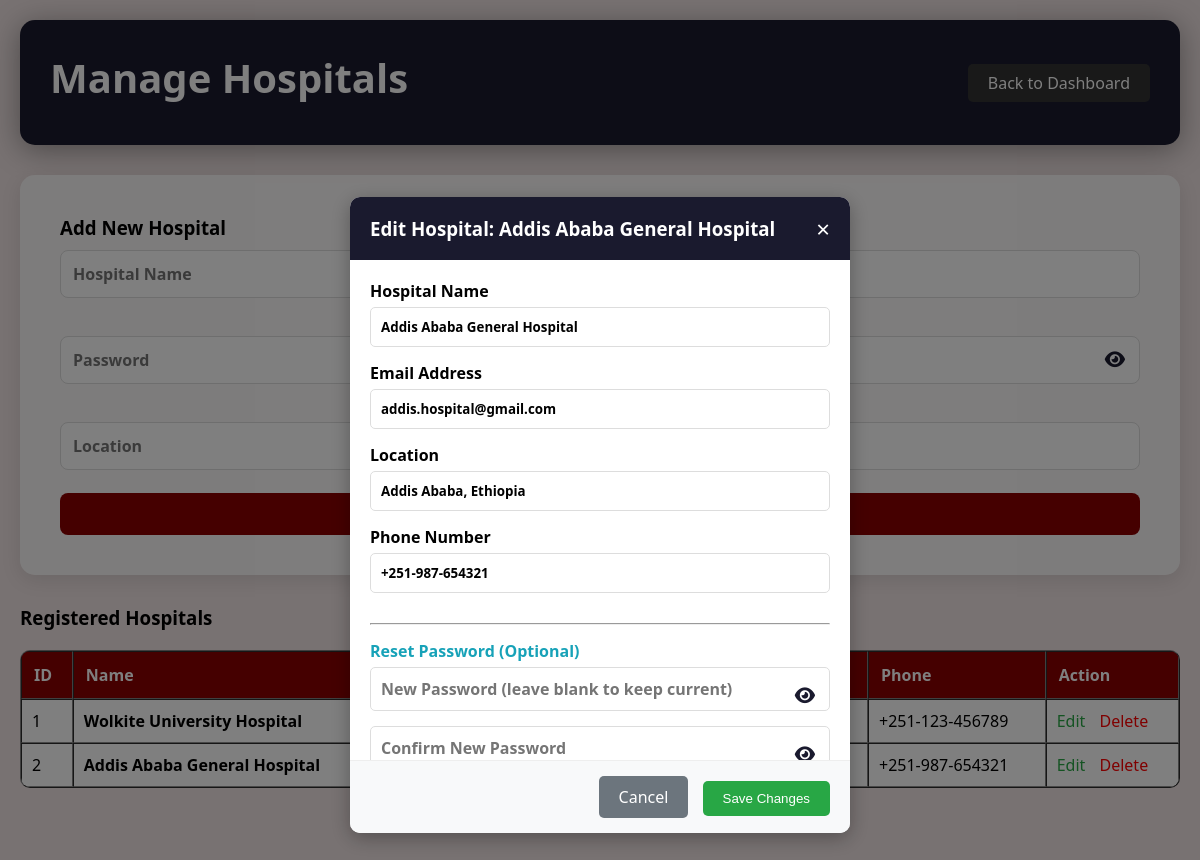
The app's page /admin/manage_hospitals.php?edit=2 (signed in) with its own data.
### tables this page shows
CREATE TABLE IF NOT EXISTS hospitals (
    id INT PRIMARY KEY AUTO_INCREMENT,
    name VARCHAR(100) NOT NULL,
    email VARCHAR(100) UNIQUE NOT NULL,
    password VARCHAR(255) NOT NULL,
    location VARCHAR(200),
    phone VARCHAR(20),
    is_active BOOLEAN DEFAULT TRUE,
    created_at TIMESTAMP DEFAULT CURRENT_TIMESTAMP
);

### admin/manage_hospitals.php (the view, shortened to what this page needs)
<?php
$edit_hospital = null;
if(isset($_GET['edit'])) {
    $edit_id = $_GET['edit'];
    $edit_query = mysqli_query($conn, "SELECT * FROM hospitals WHERE id='$edit_id'");
    $edit_hospital = mysqli_fetch_assoc($edit_query);
}
$hospitals = mysqli_query($conn, "SELECT * FROM hospitals ORDER BY created_at DESC");
?>
<!DOCTYPE html>
<html>
<head>
    <link rel="stylesheet" href="https://cdnjs.cloudflare.com/ajax/libs/font-awesome/6.4.0/css/all.min.css">
    <link rel="stylesheet" href="../css/style.css">
</head>
<body>
    <div class="container">
        <div class="header" style="background: #1a1a2e;">
            <h1>Manage Hospitals</h1>
            <a href="dashboard.php" class="logout">Back to Dashboard</a>
        </div>
        <div class="form-container" style="max-width:100%; margin-bottom:30px">
            <h3>Add New Hospital</h3>
            <form method="POST" id="hospitalForm">
                <div style="display:grid; grid-template-columns:repeat(2,1fr); gap:15px">
                    <div>
                        <input type="text" name="name" id="name" placeholder="Hospital Name" required>
                    </div>
                    <div>
                        <input type="email" name="email" id="email" placeholder="Email" required>
                    </div>
                    <div>
                        <div class="password-wrapper">
                            <input type="password" name="password" id="password" placeholder="Password" required>
                            <button type="button" class="password-toggle" onclick="togglePassword('password')">
                            </button>
                        </div>
                    </div>
                    <div>
                        <div class="password-wrapper">
                            <input type="password" name="confirm_password" id="confirm_password" placeholder="Confirm Password" required>
                            <button type="button" class="password-toggle" onclick="togglePassword('confirm_password')">
                                <i class="fas fa-eye"></i>
                            </button>
                        </div>
                    </div>
                    <div>
                        <input type="text" name="location" id="location" placeholder="Location" required>
                    </div>
                    <div>
                        <input type="text" name="phone" id="phone" placeholder="Phone Number" required>
                    </div>
                </div>
                <button type="submit" name="add_hospital">Add Hospital</button>
            </form>
        </div>
        <h3>Registered Hospitals</h3>
        <table border="1" cellpadding="10" cellspacing="0" width="100%">
            <tr bgcolor="#1a1a2e" style="color:white">
                <th>ID</th>
                <th>Name</th>
                <th>Email</th>
                <th>Location</th>
                <th>Phone</th>
                <th>Action</th>
            </tr>
            <?php while($hospital = mysqli_fetch_assoc($hospitals)): ?>
            <tr>
                <td><?php echo $hospital['id']; ?></td>
                <td><strong><?php echo $hospital['name']; ?></strong></td>
                <td><?php echo $hospital['email']; ?></td>
                <td><?php echo $hospital['location']; ?></td>
                <td><?php echo $hospital['phone']; ?></td>
                <td>
                    <a href="?edit=<?php echo $hospital['id']; ?>" class="btn-edit">Edit</a>
                    <a href="?delete=<?php echo $hospital['id']; ?>" onclick="return confirm('Delete this hospital?')" class="btn-delete">Delete</a>
                </td>
            </tr>
            <?php endwhile; ?>
        </table>
    </div>
    <?php if($edit_hospital): ?>
    <div class="modal" style="display: flex;">
        <div class="modal-content">
            <div class="modal-header">
                <h3>Edit Hospital: <?php echo htmlspecialchars($edit_hospital['name']); ?></h3>
                <a href="manage_hospitals.php" class="close">&times;</a>
            </div>
            <form method="POST">
                <div class="modal-body">
                    <label>Hospital Name</label>
                    <input type="text" name="name" value="<?php echo htmlspecialchars($edit_hospital['name']); ?>" required>
                    <label>Email Address</label>
                    <input type="email" name="email" value="<?php echo htmlspecialchars($edit_hospital['email']); ?>" required>
                    <label>Location</label>
                    <input type="text" name="location" value="<?php echo htmlspecialchars($edit_hospital['location']); ?>" required>
                    <label>Phone Number</label>
                    <input type="text" name="phone" value="<?php echo htmlspecialchars($edit_hospital['phone']); ?>" required>
                    <hr style="margin: 15px 0;">
                    <label style="color: #17a2b8;">Reset Password (Optional)</label>
                    <div class="password-wrapper">
                        <input type="password" name="new_password" id="edit_password" placeholder="New Password (leave blank to keep current)">
                        <button type="button" class="password-toggle" onclick="togglePassword('edit_password')">
                            <i class="fas fa-eye"></i>
                        </button>
                    </div>
                    <div class="password-wrapper">
                        <input type="password" name="confirm_password" id="edit_confirm_password" placeholder="Confirm New Password">
                        <button type="button" class="password-toggle" onclick="togglePassword('edit_confirm_password')">
                            <i class="fas fa-eye"></i>
                        </button>
                    </div>
                </div>
                <div class="modal-footer">
                    <a href="manage_hospitals.php" class="btn-cancel" style="padding: 10px 20px; text-decoration: none; border-radius: 5px; display: inline-block;">Cancel</a>
                    <button type="submit" name="update_hospital" class="btn-save">Save Changes</button>
                </div>
            </form>
        </div>
    </div>
    <?php endif; ?>
</body>
</html>

### css/style.css (style rules this page uses)
* { margin: 0; padding: 0; box-sizing: border-box; }
body { font-family: 'Segoe UI', Tahoma, Geneva, Verdana, sans-serif; background: rgb(241, 229, 229) !important; background-image: none !important; min-height: 100vh; margin: 0; }
input, select, textarea { font-family: 'Segoe UI', Tahoma, Geneva, Verdana, sans-serif; font-weight: bold; }
.container { max-width: 1200px; margin: 0 auto; padding: 20px; overflow-x: hidden; }
.header { background: rgb(197, 0, 0); color: white; padding: 30px; text-align: center; overflow-x: hidden; border-radius: 15px; margin-bottom: 30px; box-shadow: 0 5px 30px rgba(0, 0, 0, 0.377); display: flex; justify-content: space-between; align-items: center; flex-wrap: wrap; }
.header h1 { font-size: 2.5em; margin-bottom: 10px; }
.form-container { background: rgba(255, 255, 255, 0.8); padding: 40px; border-radius: 15px; max-width: 500px; margin: 0 auto; box-shadow: 0 5px 20px rgba(0, 0, 0, 0.1); }
.form-container input, .form-container select, .form-container textarea { width: 100%; padding: 12px; margin: 10px 0; border: 1px solid #ddd; border-radius: 8px; font-size: 16px; }
.form-container button { width: 100%; padding: 12px; background: #8B0000; color: white; border: none; border-radius: 8px; cursor: pointer; font-size: 16px; margin-top: 10px; }
table { width: 100%; background: white; border-radius: 10px; overflow: hidden; margin: 20px 0; }
th { background: #8B0000; color: white; padding: 12px; text-align: left; }
td { padding: 10px; border-bottom: 1px solid #8f8f8f; }
.logout { float: right; color: white; text-decoration: none; background: #333; padding: 8px 20px; border-radius: 5px; }
.modal { position: fixed; top: 0; left: 0; width: 100%; height: 100%; background: rgba(241, 14, 14, 0.801); justify-content: center; align-items: center; z-index: 1000; }
.modal-content { background: white; width: 500px; max-width: 90%; border-radius: 10px; overflow: hidden; box-shadow: 0 5px 20px rgba(0, 0, 0, 0.3); animation: fadeIn 0.3s ease; }
.modal-header { background: #cf0808; color: white; padding: 15px 20px; display: flex; justify-content: space-between; align-items: center; }
.modal-header h3 { margin: 0; }
.modal-header .close { color: white; font-size: 24px; cursor: pointer; text-decoration: none; }
.modal-body { padding: 20px; max-height: 500px; overflow-y: auto; }
.modal-body input, .modal-body select, .modal-body textarea { width: 100%; padding: 10px; margin-bottom: 15px; border: 1px solid #ddd; border-radius: 5px; }
.modal-body label { font-weight: bold; margin-bottom: 5px; display: block; }
.modal-footer { padding: 15px 20px; background: #f8f9fa; text-align: right; border-top: 1px solid #eee; }
.modal-footer button { padding: 10px 20px; border: none; border-radius: 5px; cursor: pointer; }
.btn-save { background: #28a745; color: white; }
.btn-cancel { background: #6c757d; color: white; margin-right: 10px; display: inline-block; text-decoration: none; padding: 10px 20px; border-radius: 5px; }

### records on screen
hospitals: id "1", name "Wolkite University Hospital", phone "+251-123-456789"
hospitals: id "2", name "Addis Ababa General Hospital", phone "+251-987-654321", email "addis.hospital@gmail.com", location "Addis Ababa, Ethiopia"
